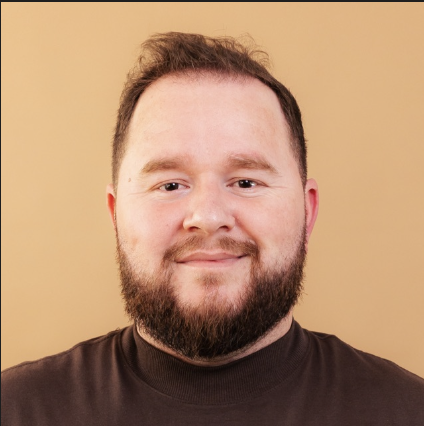
#> input picture MODELO_PADRAO_CARROSSEL/assets/profile/profile_photo.png, 424 x 426 px
$ python -i setup_profile_photo.py   (imports and definitions only)
#> lines starting #> are read from the running program, lines starting #| are printed output that depends on the picture
#!/usr/bin/env python3
# -*- coding: utf-8 -*-
"""
Configura a foto de perfil que aparece no header de cada slide.

Aceita:
- Caminho local: /Users/voce/Downloads/foto.jpg
- URL: https://exemplo.com/foto.png
- Drag-drop do Finder/Explorer no terminal (cola o caminho automaticamente)

Uso:
    python3 scripts/setup_profile_photo.py <caminho-ou-url>

Output: assets/profile/profile_photo.png (400x400 crop quadrado centralizado)
"""
import os
import sys
from io import BytesIO

import requests
from PIL import Image


TARGET_SIZE = 400  # 400x400px (recomendado)
OUTPUT_PATH = "assets/profile/profile_photo.png"


def _load_from_source(source: str) -> Image.Image:
    if source.startswith(("http://", "https://")):
        print(f"📥 Baixando: {source}")
        headers = {"User-Agent": "Mozilla/5.0"}
        r = requests.get(source, headers=headers, timeout=20)
        r.raise_for_status()
        return Image.open(BytesIO(r.content))

    # Path local — limpa aspas/escapes que vem de drag-drop
    path = source.strip().strip("'\"")
    path = path.replace("\\ ", " ")  # bash escapes em paths com espaco
    path = os.path.expanduser(path)
    if not os.path.exists(path):
        raise FileNotFoundError(f"Arquivo nao encontrado: {path}")
    print(f"📂 Carregando: {path}")
    return Image.open(path)


def _square_crop_center(img: Image.Image, size: int) -> Image.Image:
    img = img.convert("RGB")
    w, h = img.size
    side = min(w, h)
    left = (w - side) // 2
    top = (h - side) // 2
    img = img.crop((left, top, left + side, top + side))
    return img.resize((size, size), Image.Resampling.LANCZOS)


def setup_profile_photo(source: str) -> str:
    img = _load_from_source(source)
    img = _square_crop_center(img, TARGET_SIZE)
    os.makedirs(os.path.dirname(OUTPUT_PATH), exist_ok=True)
    img.save(OUTPUT_PATH, "PNG", quality=95, optimize=True)
    print(f"✅ Foto de perfil salva em: {OUTPUT_PATH}")
    print(f"   {TARGET_SIZE}x{TARGET_SIZE}px, crop quadrado centralizado")
    return OUTPUT_PATH


# [17 lines not run here, left out]

>>> import cv2
>>> picture = cv2.imread('../MODELO_PADRAO_CARROSSEL/assets/profile/profile_photo.png', cv2.IMREAD_GRAYSCALE)
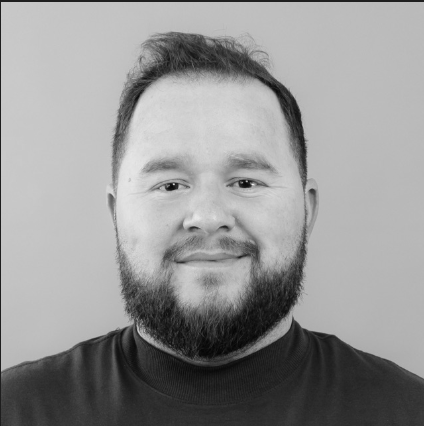
#> picture: shape (426, 424); min 5, max 240, mean 149.1
#> (the run stopped early here; a loop or call above may not have finished)
